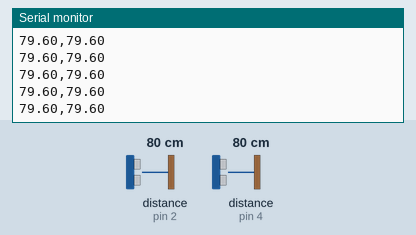
This sketch was run on a simulated Arduino Uno, built with avr-gcc and run on an emulated ATmega328P. On the bench: the last lines printed to the serial monitor. Wiring (inferred from the names in the program): 2 × ultrasonic range finder: trigger pin 3, echo pin 2 / trigger pin 5, echo pin 4. The inputs (shaded band) are chosen by the test bench; at power-on: distance to the obstacle (sensors on pin 2, pin 4) 80 cm. The echo pulse lasts 58.3 µs per cm.

Above: at 1.2 s.
1.3 s: distance to the obstacle (sensor on pin 2) set to 2 cm
At 1.8 s:
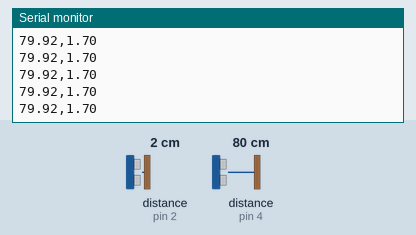
4.3 s: distance to the obstacle (sensor on pin 4) set to 2 cm
At 4.9 s:
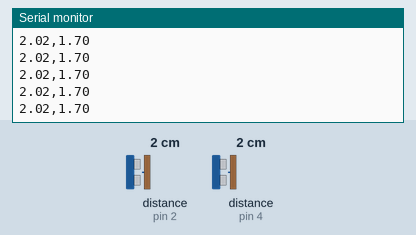
5.8 s: distance to the obstacle (sensor on pin 2) set to 4 cm
At 6.5 s:
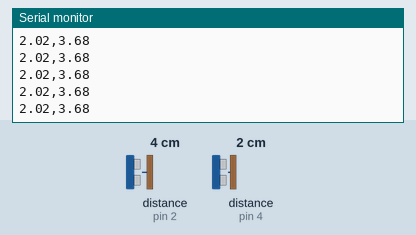
7.3 s: distance to the obstacle (sensor on pin 4) set to 4 cm
At 8.1 s:
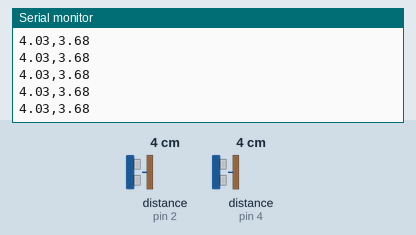
Timing chart, 0 to 9.8 s (numbered marks = the images above; inputs shaded):
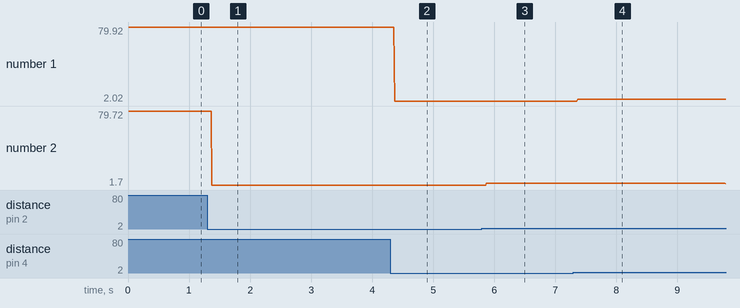

Measured:
- after the input at 1.3 s, the serial monitor: prints a new line after 0.08 s (image 1)
- after the input at 4.3 s, the serial monitor: prints a new line after 0.07 s (image 2)
- after the input at 5.8 s, the serial monitor: prints a new line after 0.07 s (image 3)
- after the input at 7.3 s, the serial monitor: prints a new line after 0.07 s (image 4)
- plotted number 1: 79.92 → 2.02 after the input at 4.3 s, 2.02 → 4.03 after the input at 7.3 s
- plotted number 2: 79.6 → 1.7 after the input at 1.3 s, 1.7 → 3.68 after the input at 5.8 s

The sketch:

dual_s404_with_kalman.ino
```cpp
#define trigPin1 3
#define echoPin1 2
#define trigPin2 5
#define echoPin2 4


float duration, distance, RightSensor,LeftSensor;


void setup()
{
Serial.begin (9600);
pinMode(trigPin1, OUTPUT);
pinMode(echoPin1, INPUT);
pinMode(trigPin2, OUTPUT);
pinMode(echoPin2, INPUT);
}

void loop()
{

RightSensor = SonarSensor(trigPin1, echoPin1);

LeftSensor = SonarSensor(trigPin2, echoPin2);

Serial.print(LeftSensor);
Serial.print(",");
Serial.println(RightSensor);
}

float SonarSensor(int trigPin,int echoPin)
{
float dist;
digitalWrite(trigPin, LOW);
delayMicroseconds(2);
digitalWrite(trigPin, HIGH);
delayMicroseconds(10);
digitalWrite(trigPin, LOW);
duration = pulseIn(echoPin, HIGH);
dist = (duration/2) / 29.1;
distance= kal_fun(dist);
return distance;

}

float kal_fun(float dist)
  {
  // kalman variables
float R = 2.92E-03;  // measuement variance; determined using excel and reading samples of raw sensor data which is constant
float Q = 1e-4;  //arbitaryly determined for this case. -5,-7(not working),-3(working)
float Pc = 0.0;
float G = 0.0;
float P = 1.0;
float Xp = 0.0;
float Zp = 0.0;
float Xe = 0.0;


  // kalman process
  Pc = P + Q;       //Predict covariance
  Xp = Xe;
  G = Pc/(Pc + R);    // kalman gain
  Zp = Xp;
  Xe = G*(dist-Zp)+Xp;   // the kalman State estimate of the sensor voltage
  P = (1-G)*Pc;             //update covarience
  return Xe;
  }
```
